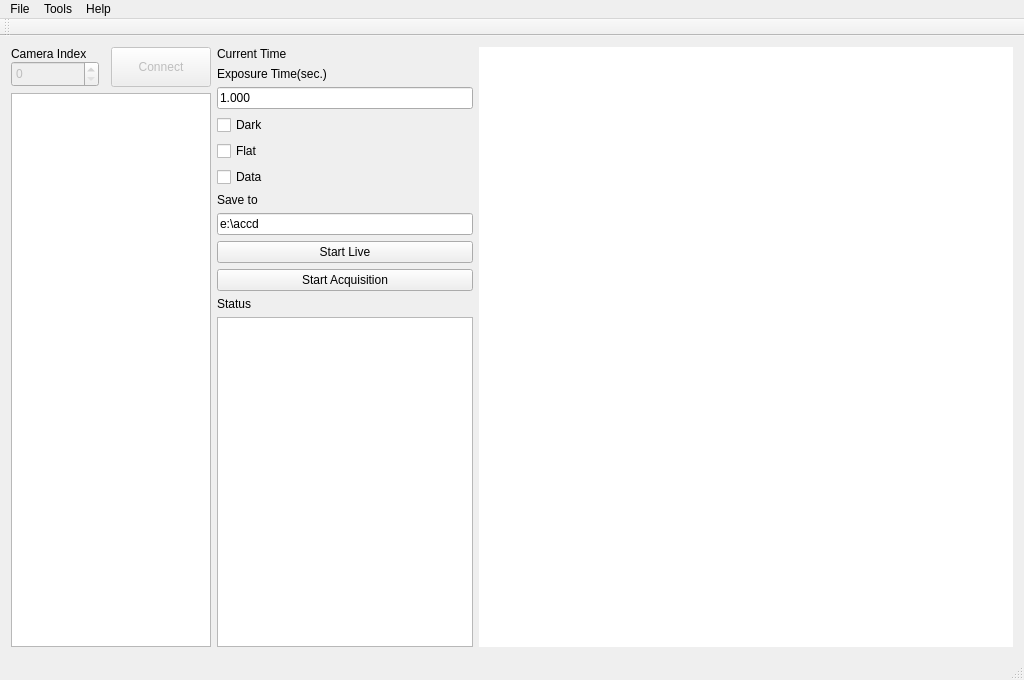
<?xml version="1.0" encoding="UTF-8"?>
<ui version="4.0">
 <class>MainWindow</class>
 <widget class="QMainWindow" name="MainWindow">
  <property name="geometry">
   <rect>
    <x>0</x>
    <y>0</y>
    <width>1024</width>
    <height>680</height>
   </rect>
  </property>
  <property name="sizePolicy">
   <sizepolicy hsizetype="Fixed" vsizetype="Fixed">
    <horstretch>0</horstretch>
    <verstretch>0</verstretch>
   </sizepolicy>
  </property>
  <property name="windowTitle">
   <string>MainWindow</string>
  </property>
  <property name="toolTip">
   <string/>
  </property>
  <widget class="QWidget" name="centralWidget">
   <property name="enabled">
    <bool>true</bool>
   </property>
   <layout class="QHBoxLayout" name="horizontalLayout_2" stretch="3,0,8">
    <item>
     <layout class="QVBoxLayout" name="verticalLayout">
      <item>
       <layout class="QGridLayout" name="gridLayout">
        <property name="sizeConstraint">
         <enum>QLayout::SetDefaultConstraint</enum>
        </property>
        <property name="horizontalSpacing">
         <number>12</number>
        </property>
        <property name="verticalSpacing">
         <number>0</number>
        </property>
        <item row="1" column="0">
         <widget class="QSpinBox" name="spinBoxCameraIndex">
          <property name="enabled">
           <bool>false</bool>
          </property>
          <property name="sizePolicy">
           <sizepolicy hsizetype="Minimum" vsizetype="Minimum">
            <horstretch>0</horstretch>
            <verstretch>0</verstretch>
           </sizepolicy>
          </property>
         </widget>
        </item>
        <item row="0" column="0">
         <widget class="QLabel" name="label">
          <property name="sizePolicy">
           <sizepolicy hsizetype="Preferred" vsizetype="Fixed">
            <horstretch>0</horstretch>
            <verstretch>0</verstretch>
           </sizepolicy>
          </property>
          <property name="text">
           <string>Camera Index</string>
          </property>
         </widget>
        </item>
        <item row="0" column="1" rowspan="2">
         <widget class="QPushButton" name="pushButtonConnect">
          <property name="enabled">
           <bool>false</bool>
          </property>
          <property name="sizePolicy">
           <sizepolicy hsizetype="Fixed" vsizetype="Fixed">
            <horstretch>0</horstretch>
            <verstretch>0</verstretch>
           </sizepolicy>
          </property>
          <property name="minimumSize">
           <size>
            <width>100</width>
            <height>40</height>
           </size>
          </property>
          <property name="text">
           <string>Connect</string>
          </property>
          <property name="checkable">
           <bool>true</bool>
          </property>
          <property name="checked">
           <bool>false</bool>
          </property>
         </widget>
        </item>
       </layout>
      </item>
      <item>
       <widget class="QTreeView" name="propertyBrowserView">
        <property name="sizePolicy">
         <sizepolicy hsizetype="Expanding" vsizetype="Expanding">
          <horstretch>0</horstretch>
          <verstretch>0</verstretch>
         </sizepolicy>
        </property>
        <property name="minimumSize">
         <size>
          <width>200</width>
          <height>0</height>
         </size>
        </property>
        <property name="maximumSize">
         <size>
          <width>200</width>
          <height>16777215</height>
         </size>
        </property>
       </widget>
      </item>
     </layout>
    </item>
    <item>
     <layout class="QVBoxLayout" name="verticalLayout_2" stretch="0,0,0,0,0,0,0,0,0,0,0,0">
      <property name="sizeConstraint">
       <enum>QLayout::SetDefaultConstraint</enum>
      </property>
      <property name="bottomMargin">
       <number>0</number>
      </property>
      <item>
       <widget class="QLabel" name="label_time">
        <property name="sizePolicy">
         <sizepolicy hsizetype="Expanding" vsizetype="Fixed">
          <horstretch>0</horstretch>
          <verstretch>0</verstretch>
         </sizepolicy>
        </property>
        <property name="layoutDirection">
         <enum>Qt::LeftToRight</enum>
        </property>
        <property name="frameShape">
         <enum>QFrame::NoFrame</enum>
        </property>
        <property name="frameShadow">
         <enum>QFrame::Plain</enum>
        </property>
        <property name="text">
         <string>Current Time</string>
        </property>
       </widget>
      </item>
      <item>
       <widget class="QLabel" name="label_exposuretime">
        <property name="sizePolicy">
         <sizepolicy hsizetype="Preferred" vsizetype="Fixed">
          <horstretch>0</horstretch>
          <verstretch>0</verstretch>
         </sizepolicy>
        </property>
        <property name="text">
         <string>Exposure Time(sec.)</string>
        </property>
       </widget>
      </item>
      <item>
       <widget class="QLineEdit" name="lineEdit_exposuretime">
        <property name="text">
         <string>1.000</string>
        </property>
       </widget>
      </item>
      <item>
       <widget class="QCheckBox" name="checkBox_Dark">
        <property name="text">
         <string>Dark</string>
        </property>
       </widget>
      </item>
      <item>
       <widget class="QCheckBox" name="checkBox_Flat">
        <property name="text">
         <string>Flat</string>
        </property>
       </widget>
      </item>
      <item>
       <widget class="QCheckBox" name="checkBox_Data">
        <property name="text">
         <string>Data</string>
        </property>
       </widget>
      </item>
      <item>
       <widget class="QLabel" name="label_saveto">
        <property name="sizePolicy">
         <sizepolicy hsizetype="Preferred" vsizetype="Fixed">
          <horstretch>0</horstretch>
          <verstretch>0</verstretch>
         </sizepolicy>
        </property>
        <property name="text">
         <string>Save to</string>
        </property>
       </widget>
      </item>
      <item>
       <widget class="QLineEdit" name="lineEdit_saveto">
        <property name="text">
         <string>e:\accd</string>
        </property>
       </widget>
      </item>
      <item>
       <widget class="QPushButton" name="btnLive">
        <property name="sizePolicy">
         <sizepolicy hsizetype="Expanding" vsizetype="Fixed">
          <horstretch>0</horstretch>
          <verstretch>0</verstretch>
         </sizepolicy>
        </property>
        <property name="text">
         <string>Start Live</string>
        </property>
        <property name="checkable">
         <bool>true</bool>
        </property>
       </widget>
      </item>
      <item>
       <widget class="QPushButton" name="btnSnap">
        <property name="sizePolicy">
         <sizepolicy hsizetype="Expanding" vsizetype="Fixed">
          <horstretch>0</horstretch>
          <verstretch>0</verstretch>
         </sizepolicy>
        </property>
        <property name="text">
         <string>Start Acquisition</string>
        </property>
       </widget>
      </item>
      <item>
       <widget class="QLabel" name="label_status">
        <property name="sizePolicy">
         <sizepolicy hsizetype="Preferred" vsizetype="Fixed">
          <horstretch>0</horstretch>
          <verstretch>0</verstretch>
         </sizepolicy>
        </property>
        <property name="text">
         <string>Status</string>
        </property>
       </widget>
      </item>
      <item>
       <widget class="QTextEdit" name="textEdit_status">
        <property name="sizePolicy">
         <sizepolicy hsizetype="Preferred" vsizetype="Expanding">
          <horstretch>0</horstretch>
          <verstretch>0</verstretch>
         </sizepolicy>
        </property>
       </widget>
      </item>
     </layout>
    </item>
    <item>
     <widget class="QGraphicsView" name="graphicsView">
      <property name="sizePolicy">
       <sizepolicy hsizetype="Expanding" vsizetype="Expanding">
        <horstretch>1</horstretch>
        <verstretch>1</verstretch>
       </sizepolicy>
      </property>
      <property name="minimumSize">
       <size>
        <width>512</width>
        <height>512</height>
       </size>
      </property>
      <property name="cursor" stdset="0">
       <cursorShape>CrossCursor</cursorShape>
      </property>
      <property name="mouseTracking">
       <bool>false</bool>
      </property>
      <property name="autoFillBackground">
       <bool>false</bool>
      </property>
      <property name="frameShape">
       <enum>QFrame::NoFrame</enum>
      </property>
      <property name="sizeAdjustPolicy">
       <enum>QAbstractScrollArea::AdjustIgnored</enum>
      </property>
      <property name="backgroundBrush">
       <brush brushstyle="SolidPattern">
        <color alpha="255">
         <red>0</red>
         <green>0</green>
         <blue>0</blue>
        </color>
       </brush>
      </property>
     </widget>
    </item>
   </layout>
  </widget>
  <widget class="QMenuBar" name="menuBar">
   <property name="geometry">
    <rect>
     <x>0</x>
     <y>0</y>
     <width>1024</width>
     <height>22</height>
    </rect>
   </property>
   <widget class="QMenu" name="menuFile">
    <property name="title">
     <string>File</string>
    </property>
    <addaction name="actionSave"/>
    <addaction name="actionExit"/>
   </widget>
   <widget class="QMenu" name="menuServer">
    <property name="title">
     <string>Tools</string>
    </property>
    <addaction name="actionServer"/>
    <addaction name="actionDetect_Cameras"/>
   </widget>
   <widget class="QMenu" name="menuHelp">
    <property name="title">
     <string>Help</string>
    </property>
    <addaction name="actionAbout"/>
   </widget>
   <addaction name="menuFile"/>
   <addaction name="menuServer"/>
   <addaction name="menuHelp"/>
  </widget>
  <widget class="QToolBar" name="mainToolBar">
   <attribute name="toolBarArea">
    <enum>TopToolBarArea</enum>
   </attribute>
   <attribute name="toolBarBreak">
    <bool>false</bool>
   </attribute>
  </widget>
  <widget class="QStatusBar" name="statusBar"/>
  <action name="actionConnect">
   <property name="text">
    <string>Connect</string>
   </property>
  </action>
  <action name="actionServer">
   <property name="text">
    <string>Server</string>
   </property>
  </action>
  <action name="actionLogging">
   <property name="text">
    <string>Logging</string>
   </property>
  </action>
  <action name="actionSave">
   <property name="text">
    <string>Save</string>
   </property>
   <property name="shortcut">
    <string>Ctrl+S</string>
   </property>
  </action>
  <action name="actionExit">
   <property name="text">
    <string>Exit</string>
   </property>
   <property name="shortcut">
    <string>Ctrl+Q</string>
   </property>
  </action>
  <action name="actionAbout">
   <property name="text">
    <string>About</string>
   </property>
  </action>
  <action name="actionDetect_Cameras">
   <property name="text">
    <string>Detect Cameras</string>
   </property>
  </action>
 </widget>
 <layoutdefault spacing="6" margin="11"/>
 <resources/>
 <connections/>
</ui>
